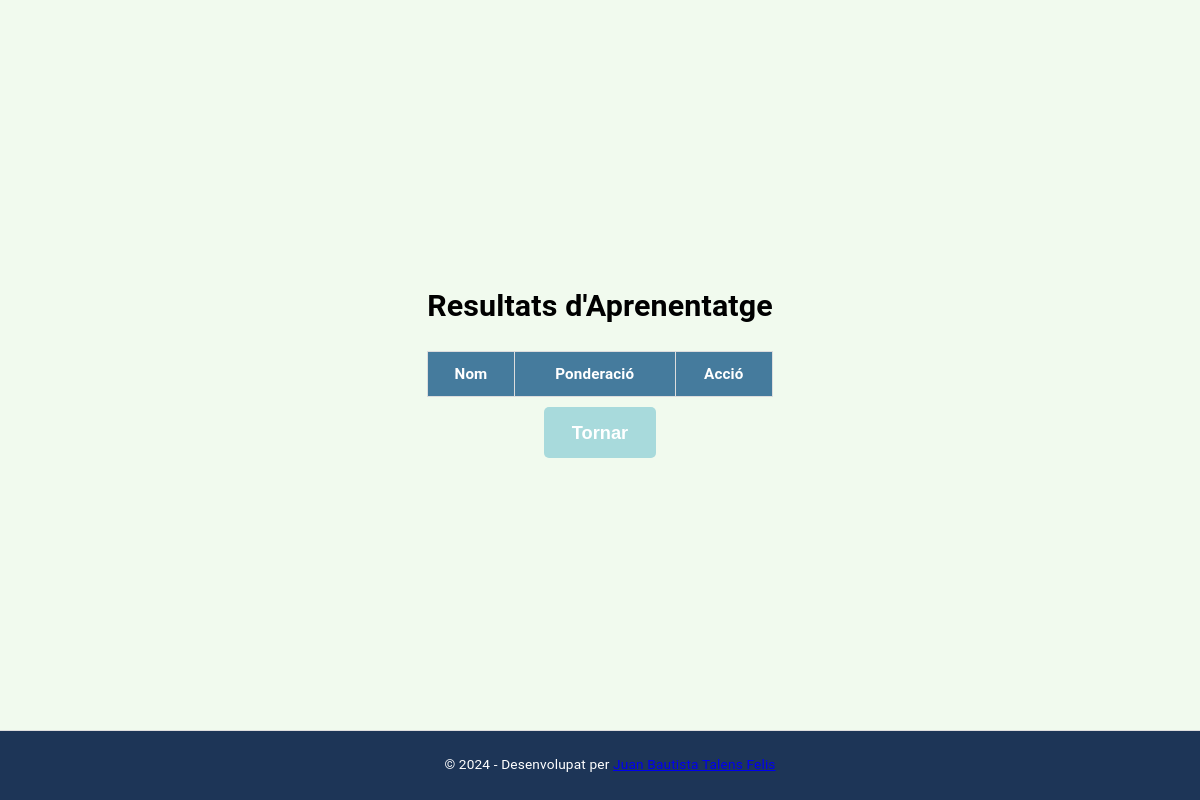
Page /modul/2 on the earlier database version.
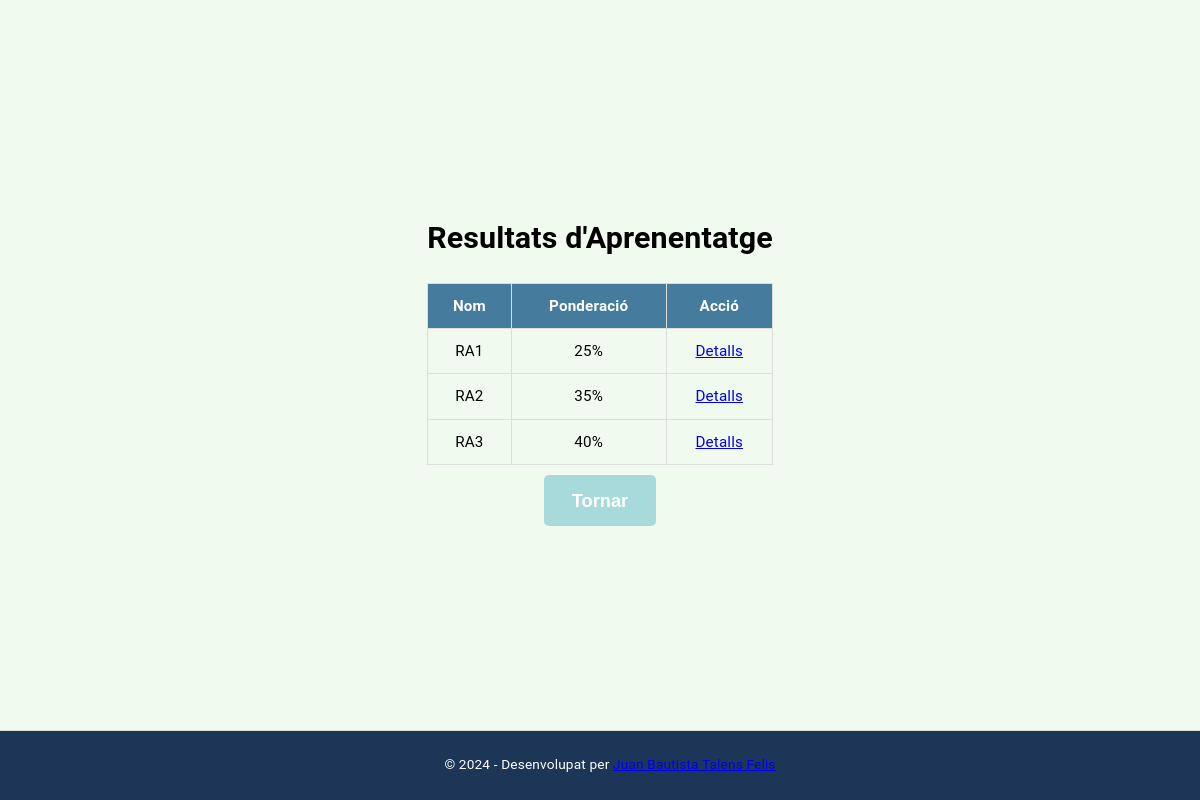
Same page on the later database version.
### tables this page shows
CREATE TABLE RA (
    id_ra INTEGER PRIMARY KEY AUTOINCREMENT,
    nom VARCHAR(255) NOT NULL,
    ponderacio DECIMAL(5, 2) NOT NULL CHECK (ponderacio >= 0 AND ponderacio <= 100),
    id_modul INT NOT NULL,
    FOREIGN KEY (id_modul) REFERENCES Modul(id_modul) ON DELETE CASCADE
);

### app.py (the view)
@app.route('/modul/<int:id_modul>')
def veure_modul(id_modul):
    conn = sqlite3.connect(DB_PATH)
    conn.execute("PRAGMA encoding = 'UTF-8';")  # Estableix UTF-8
    cursor = conn.cursor()
    cursor.execute("""
        SELECT RA.id_ra, RA.nom, RA.ponderacio
        FROM RA
        WHERE RA.id_modul = ?
    """, (id_modul,))
    ras = cursor.fetchall()
    conn.close()
    return render_template('ras.html', ras=ras, id_modul=id_modul)

### templates/ras.html (shortened to what this page needs)
<!DOCTYPE html>
<html lang="ca">
<head>
    <link rel="stylesheet" href="/static/style.css">
</head>
<body>
    <div class="container">
        <h1>Resultats d'Aprenentatge</h1>
        <table>
            <thead>
                <tr>
                    <th>Nom</th>
                    <th>Ponderació</th>
                    <th>Acció</th>
                </tr>
            </thead>
            <tbody>
                {% for ra in ras %}
                    <tr>
                        <td>{{ ra[1] }}</td>
                        <td>{{ ra[2] }}%</td>
                        <td><a href="/ra/{{ ra[0] }}" class="action-link">Detalls</a></td>
                    </tr>
                {% endfor %}
            </tbody>
        </table>
        <button onclick="location.href='/'" class="back-button">Tornar</button>
    </div>
    <footer>
        <p>&copy; 2024 - Desenvolupat per <a href="https://juatafe.github.io" target="_blank">Juan Bautista Talens Felis</a></p>
    </footer>
</body>
</html>

### static/style.css (style rules this page uses)
:root { --primary-color: #1d3557; --primary-hover-color: #457b9d; --secondary-color: #a8dadc; --secondary-hover-color: #76c7c0; --background-color: #f1faee; --text-color: #1d3557; --table-header-bg: #457b9d; --table-header-text: white; font-size: calc(0.2em + 1vw); }
body { font-size: 1rem; margin: 0; line-height: 1.6; letter-spacing: 0.01em; background-color: var(--background-color); font-family: 'Roboto', sans-serif; display: flex; flex-direction: column; min-height: 100vh; }
.container { flex: 1; display: flex; flex-direction: column; align-items: center; justify-content: center; max-width: 1200px; margin: auto; padding: 1.5em; }
button { padding: 0.8em 1.5em; margin: 10px; background-color: var(--primary-color); color: white; border: none; border-radius: 5px; cursor: pointer; font-size: 1.2rem; font-weight: bold; transition: background-color 0.3s ease, transform 0.2s ease-in-out; }
.back-button { background-color: var(--secondary-color); }
table { width: 100%; border-collapse: collapse; text-align: center; }
table th, table td { border: 1px solid #ddd; padding: 10px; }
thead th { background-color: var(--table-header-bg); color: var(--table-header-text); font-weight: bold; }
footer { background-color: var(--primary-color); padding: 10px; text-align: center; font-size: 0.9rem; color: white; border-top: 1px solid #ddd; width: 100%; }

Differences in the rows shown:
added RA: nom "RA1", ponderacio "25"
added RA: nom "RA2", ponderacio "35"
added RA: nom "RA3", ponderacio "40"
